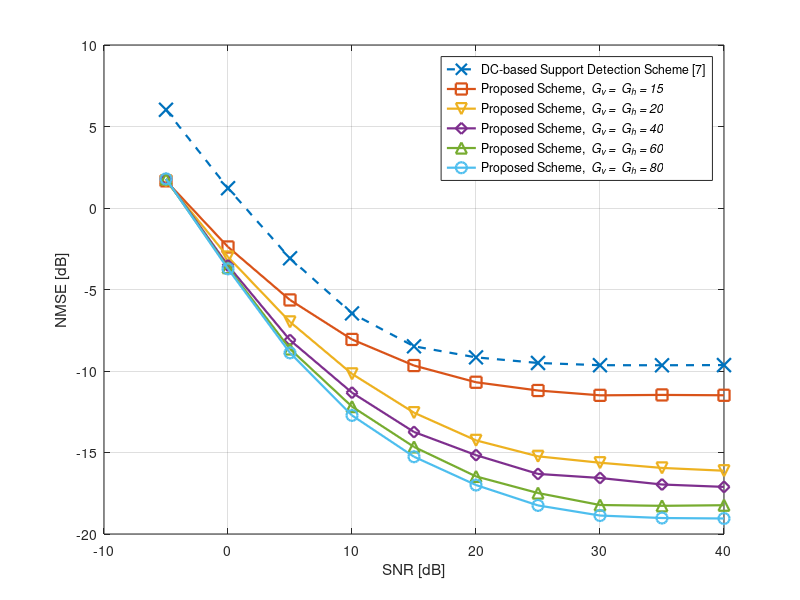

MATLAB code to generate this figure:
%% plot
Lp = -5:5:40;
% close all

figure
load NMSE_DC;
plot(Lp,NMSE_dB,'--x','linewidth',1.6,'MarkerSize',10);
grid on;
% set(gca,'fontsize',12);%'linewidth',4,'fontname','Times'
hold on
xlabel('SNR [dB]');ylabel('NMSE [dB]');

load NMSE_R15;
plot(Lp,NMSE_dB,'-s','linewidth',1.6,'MarkerSize',8);
hold on

load NMSE_R20;
plot(Lp,NMSE_dB,'-v','linewidth',1.6,'MarkerSize',8);

load NMSE_R40;
plot(Lp,NMSE_dB,'-d','linewidth',1.6,'MarkerSize',8);

load NMSE_R60_8w;
plot(Lp,NMSE_dB,'-^','linewidth',1.6,'MarkerSize',8);

load NMSE_R80_8w;
plot(Lp,NMSE_dB,'-o','linewidth',1.6,'MarkerSize',8);

legend('DC-based Support Detection Scheme [7]',...
    'Proposed Scheme, \it G_{v} = \it G_{h} = 15',...
    'Proposed Scheme, \it G_{v} = \it G_{h} = 20',...
    'Proposed Scheme, \it G_{v} = \it G_{h} = 40',...
    'Proposed Scheme, \it G_{v} = \it G_{h} = 60',...
    'Proposed Scheme, \it G_{v} = \it G_{h} = 80')
% \it {N}^{\rm pilot}_{T} = 28
% title('CR = 0.5, Lp = 3, N = 128');
